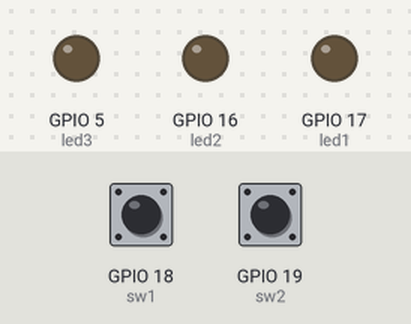
This sketch was run on a simulated ESP32. Shown: output pins drawn as LEDs (lit = HIGH). The test bench sets the inputs (shaded band); at power-on: GPIO 18 (sw1) HIGH, GPIO 19 (sw2) HIGH.

Above: at 1.2 s.
1.3 s: GPIO 18 (sw1) pulled LOW for 0.15 s
At 2.5 s:
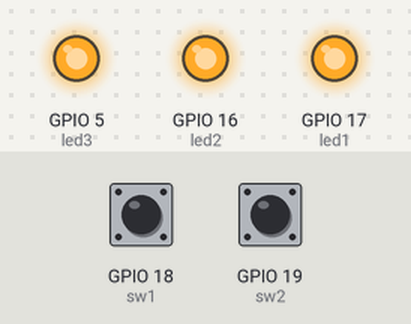
2.9 s: GPIO 19 (sw2) pulled LOW for 0.15 s
At 3.9 s:
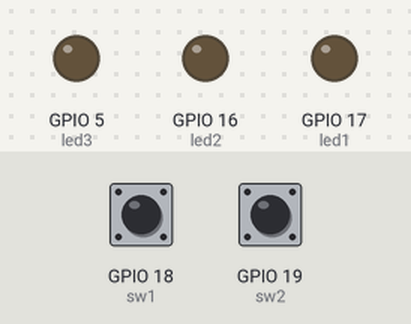
4.5 s: GPIO 18 (sw1) pulled LOW for 1 s
At 5.1 s:
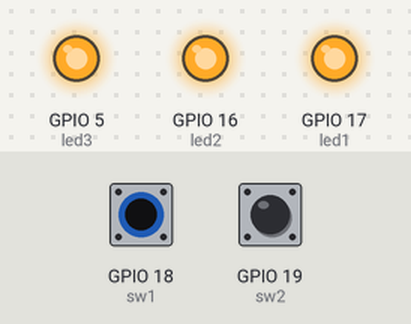
Timing chart, 0 to 7.5 s (numbered marks = the images above; inputs shaded):
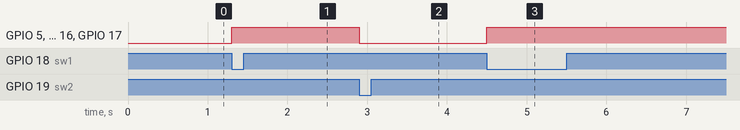

The sketch:

01_btnled.ino
```cpp
int led1 = 17;
int led2 = 16;
int led3 = 5;
int sw1 = 18;
int sw2 = 19;
void setup() {
  pinMode(sw1, INPUT_PULLUP);
  pinMode(sw2, INPUT_PULLUP);
  pinMode(led1, OUTPUT);
  pinMode(led2, OUTPUT);
  pinMode(led3, OUTPUT);
}

void loop() {
  if( digitalRead(sw1)==0 ){
    digitalWrite(led1, 1);
    digitalWrite(led2, 1);
    digitalWrite(led3, 1);
  }
  if( digitalRead(sw2)==0){
    digitalWrite(led1, 0);
    digitalWrite(led2, 0);
    digitalWrite(led3, 0);
  }
}
```

Measured:
- after the input at 1.3 s, GPIO 5 (led3), GPIO 16 (led2), GPIO 17 (led1): LOW → HIGH at once
- after the input at 2.9 s, GPIO 5 (led3), GPIO 16 (led2), GPIO 17 (led1): HIGH → LOW at once
- after the input at 4.5 s, GPIO 5 (led3), GPIO 16 (led2), GPIO 17 (led1): LOW → HIGH at once
